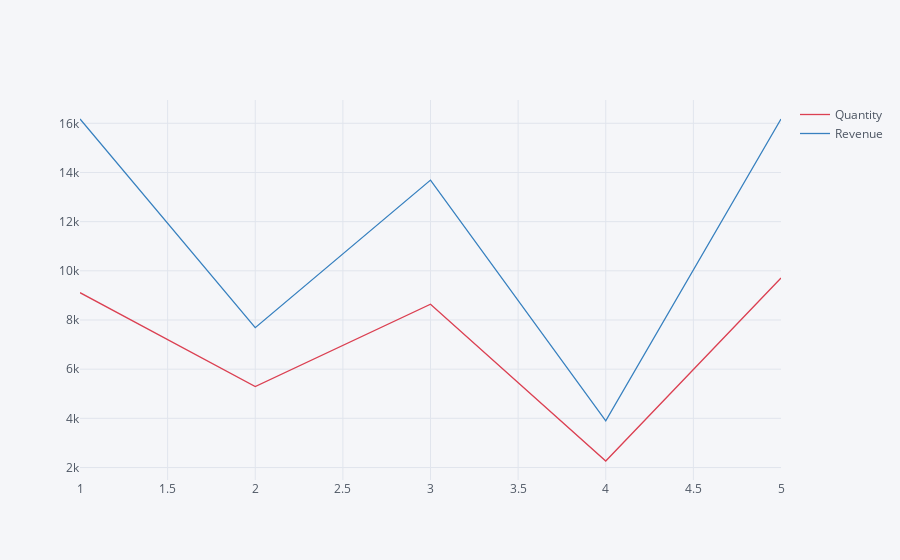

Notebook code cell kept with this figure:
### Code cell
quant_rev_france.iplot(kind='line', color=['red', 'blue'])

### Figure 1 — Plotly figure (JSON) as saved in the notebook; plotly's stock layout.template omitted (floating-point values rounded to 4 significant figures)
{"data": [{"line": {"color": "rgba(219, 64, 82, 1.0)", "dash": "solid", "shape": "linear", "width": 1.3}, "mode": "lines", "name": "Quantity", "text": "", "type": "scatter", "uid": "d7049f7f-90bd-4320-875a-ffcc146925a2", "x": ["01", "02", "03", "04", "05"], "y": [9112, 5294, 8640, 2265, 9706]}, {"line": {"color": "rgba(55, 128, 191, 1.0)", "dash": "solid", "shape": "linear", "width": 1.3}, "mode": "lines", "name": "Revenue", "text": "", "type": "scatter", "uid": "fd861312-2d73-4f2f-8938-02ca5332dbd0", "x": ["01", "02", "03", "04", "05"], "y": [16170.0, 7688.0, 13690.0, 3899.0, 16170.0]}], "layout": {"legend": {"bgcolor": "#F5F6F9", "font": {"color": "#4D5663"}}, "paper_bgcolor": "#F5F6F9", "plot_bgcolor": "#F5F6F9", "title": {"font": {"color": "#4D5663"}}, "xaxis": {"gridcolor": "#E1E5ED", "showgrid": true, "tickfont": {"color": "#4D5663"}, "title": {"font": {"color": "#4D5663"}, "text": ""}, "zerolinecolor": "#E1E5ED"}, "yaxis": {"gridcolor": "#E1E5ED", "showgrid": true, "tickfont": {"color": "#4D5663"}, "title": {"font": {"color": "#4D5663"}, "text": ""}, "zerolinecolor": "#E1E5ED"}}}
